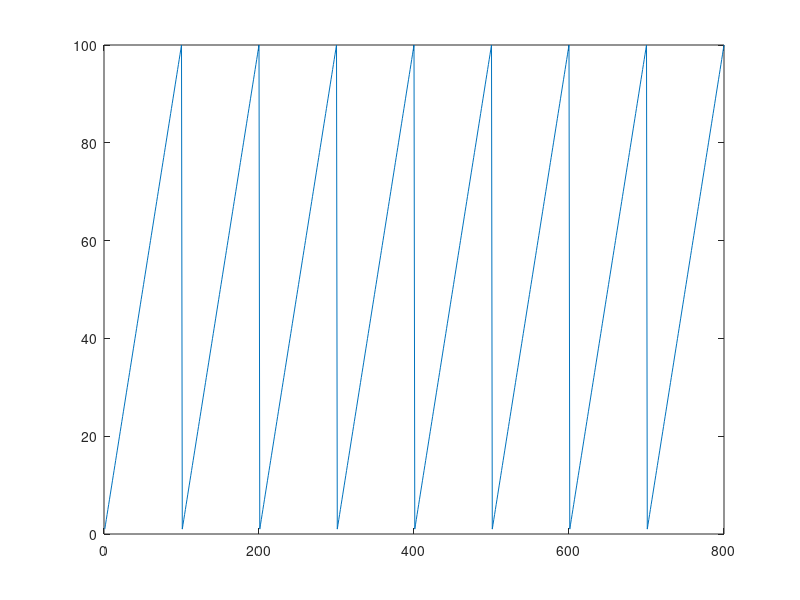

Source code (MATLAB): (Note: this script raises an error after producing the figure.)
[a b] = butter(2,0.02);

% Let op! a en b zijn gereversed in de definitie in de help van matlab!

Filt.a0 = a(1)/b(1);
Filt.a1 = a(2)/b(1);
Filt.a2 = a(3)/b(1);
Filt.b1 = b(2)/b(1);
Filt.b2 = b(3)/b(1);
Filt.min = -2;
Filt.max = 2;
Filt.C1 = 5;
Filt.C2 = Filt.C1*50;
Filt.dt = 0.001;

xy = zeros(6,1);

Filt.a0*1024
Filt.a1*1024
Filt.a2*1024
Filt.b1*1024
Filt.b2*1024

x = 1:100;
x = [x x x x x x x x];

bias = 0;
phi = 0;
p = 0;

figure
plot(x);
hold on
%plot(t,dx);

for i=1:length(x)
    %x(i) = rem_absurd_val(x(i),xy(1),Filt);
    [x_filt(i),xy] = BF_2nd(x(i),xy,Filt);
    %[x_filt(i),xy] = LP_1st(x(i),xy);
    %[bias(i+1), phi(i+1), p(i+1)]=kalman( x_filt(i), dx(i), bias(i), phi(i), p(i),Filt );
end



plot(x_filt);
%plot(t,phi(2:end));
%plot(t,p(2:end));